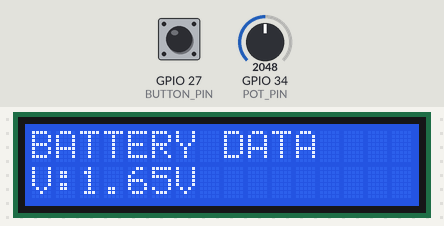
Bench run of a sketch on a simulated ESP32. Parts: 16×2 character LCD. The inputs (shaded band) are chosen by the test bench; at power-on: GPIO 34 (POT_PIN) = 2048, GPIO 27 (BUTTON_PIN) HIGH.

Above: at 2.7 s.
2.8 s: GPIO 34 (POT_PIN) set to 2416
4.5 s: GPIO 34 (POT_PIN) set to 2530
7.5 s: GPIO 27 (BUTTON_PIN) pulled LOW for 0.15 s
At 7.6 s:
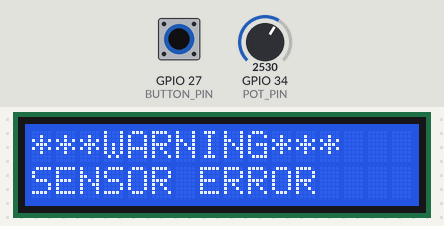
10.6 s: GPIO 34 (POT_PIN) set to 3401
At 12.6 s:
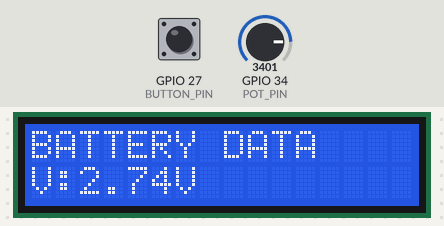
13.5 s: GPIO 34 (POT_PIN) set to 3548
At 13.9 s:
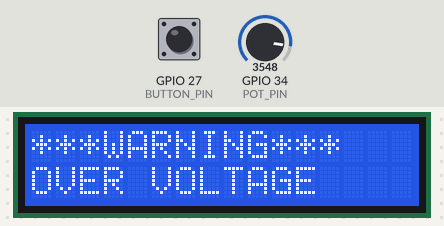
15.0 s: GPIO 34 (POT_PIN) set to 2866
At 16.2 s:
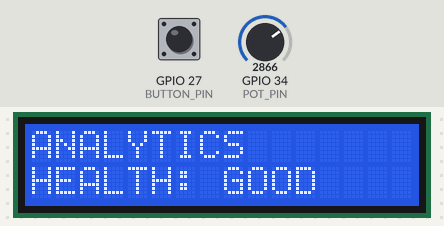
Timing chart, 0 to 18.0 s (numbered marks = the images above; inputs shaded):
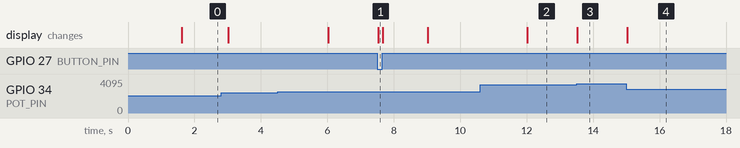

Measured:
- the behaviour switches between 3474 and 3475 on GPIO 34 (POT_PIN) (found by bisection; images 2 and 3)
- after the input at 7.5 s, the display: changes at once (image 1)
- after the input at 10.6 s, the display: changes after 1.4 s (image 2)
- after the input at 13.5 s, the display: changes at once (image 3)
- after the input at 15.0 s, the display: changes at once (image 4)

The sketch:

sketch.ino
```cpp
#include <Wire.h>
#include <LiquidCrystal_I2C.h>

#define POT_PIN      34
#define BUTTON_PIN   27

LiquidCrystal_I2C lcd(0x27, 16, 2);

// Screen Management
int currentScreen = 0;
int lastScreen = -1;

unsigned long screenTimer = 0;
const unsigned long SCREEN_INTERVAL = 3000;

// Fault Handling
bool faultDetected = false;
String faultType = "NONE";
String lastFault = "";

// Voltage
float voltage = 0.0;

// Thresholds
const float UNDER_VOLTAGE = 1.0;
const float OVER_VOLTAGE  = 2.8;

// -----------------------------

float readVoltage() {
  int adc = analogRead(POT_PIN);
  return (adc / 4095.0) * 3.3;
}

// -----------------------------

void showBatteryScreen() {

  lcd.clear();

  lcd.setCursor(0, 0);
  lcd.print("BATTERY DATA");

  lcd.setCursor(0, 1);
  lcd.print("V:");
  lcd.print(voltage, 2);
  lcd.print("V");
}

// -----------------------------

void showAnalyticsScreen() {

  lcd.clear();

  lcd.setCursor(0, 0);
  lcd.print("ANALYTICS");

  lcd.setCursor(0, 1);

  if (voltage > 2.0)
    lcd.print("HEALTH: GOOD");

  else if (voltage > 1.0)
    lcd.print("HEALTH: FAIR");

  else
    lcd.print("HEALTH: POOR");
}

// -----------------------------

void showProtectionScreen() {

  lcd.clear();

  lcd.setCursor(0, 0);
  lcd.print("PROTECTION");

  lcd.setCursor(0, 1);

  if (faultDetected)
    lcd.print("STATUS: FAULT");
  else
    lcd.print("STATUS: SAFE ");
}

// -----------------------------

void showDiagnosticScreen() {

  lcd.clear();

  lcd.setCursor(0, 0);
  lcd.print("DIAGNOSTICS");

  lcd.setCursor(0, 1);

  if (faultDetected)
    lcd.print(faultType);
  else
    lcd.print("FAULT: NONE");
}

// -----------------------------

void showFaultScreen() {

  lcd.clear();

  lcd.setCursor(0, 0);
  lcd.print("***WARNING***");

  lcd.setCursor(0, 1);
  lcd.print(faultType);
}

// -----------------------------

void setup() {

  Serial.begin(115200);

  pinMode(BUTTON_PIN, INPUT_PULLUP);

  lcd.init();
  lcd.backlight();

  lcd.setCursor(0, 0);
  lcd.print("Intelligent HMI");

  lcd.setCursor(0, 1);
  lcd.print("Starting...");

  delay(1500);

  lcd.clear();
}

// -----------------------------

void loop() {

  voltage = readVoltage();

  // Fault Detection

  if (voltage < UNDER_VOLTAGE) {

    faultDetected = true;
    faultType = "LOW VOLTAGE";
  }

  else if (voltage > OVER_VOLTAGE) {

    faultDetected = true;
    faultType = "OVER VOLTAGE";
  }

  else if (digitalRead(BUTTON_PIN) == LOW) {

    faultDetected = true;
    faultType = "SENSOR ERROR";
  }

  else {

    faultDetected = false;
    faultType = "NONE";
  }

  // Screen Rotation

  if (!faultDetected) {

    if (millis() - screenTimer >= SCREEN_INTERVAL) {

      screenTimer = millis();

      currentScreen++;

      if (currentScreen > 3)
        currentScreen = 0;
    }
  }

  // Fault Priority Override

  if (faultDetected) {

    if (lastFault != faultType) {

      showFaultScreen();

      lastFault = faultType;
      lastScreen = -1;
    }
  }

  else {

    lastFault = "";

    if (currentScreen != lastScreen) {

      lastScreen = currentScreen;

      switch (currentScreen) {

        case 0:
          showBatteryScreen();
          break;

        case 1:
          showAnalyticsScreen();
          break;

        case 2:
          showProtectionScreen();
          break;

        case 3:
          showDiagnosticScreen();
          break;
      }
    }
  }
}
```
